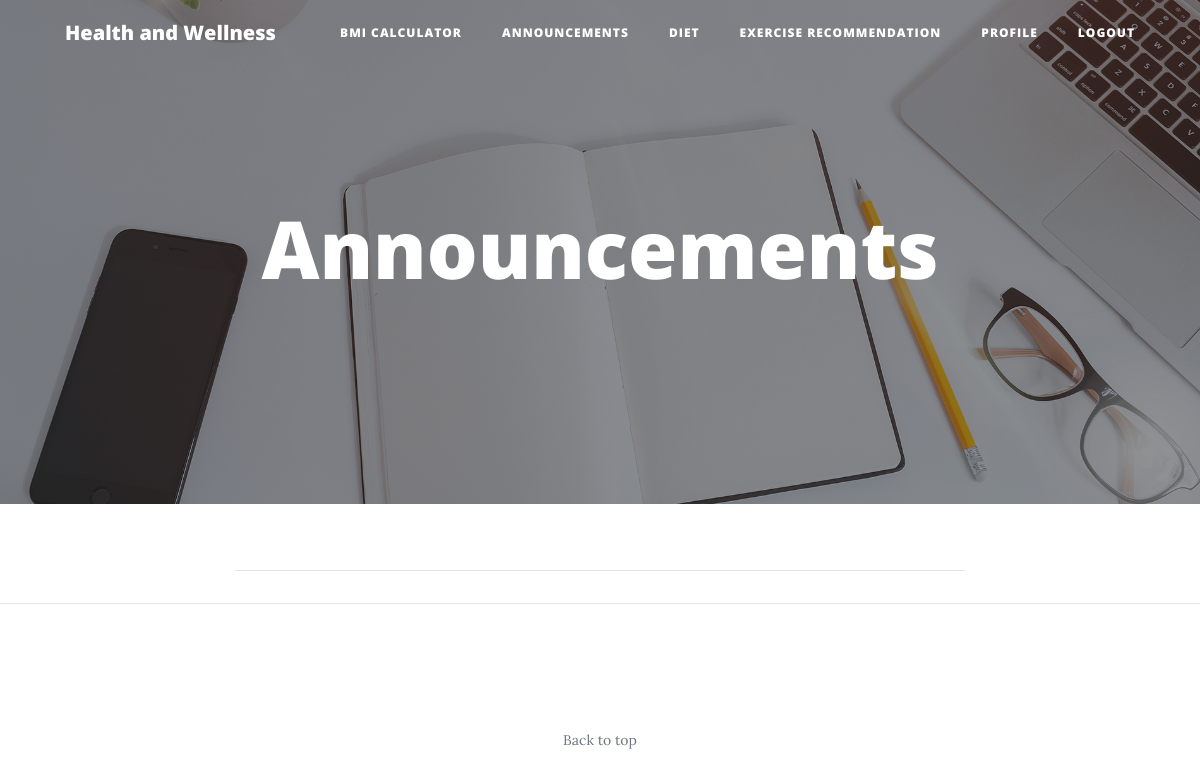
The page /announcementsuser.php on the database as committed earlier.
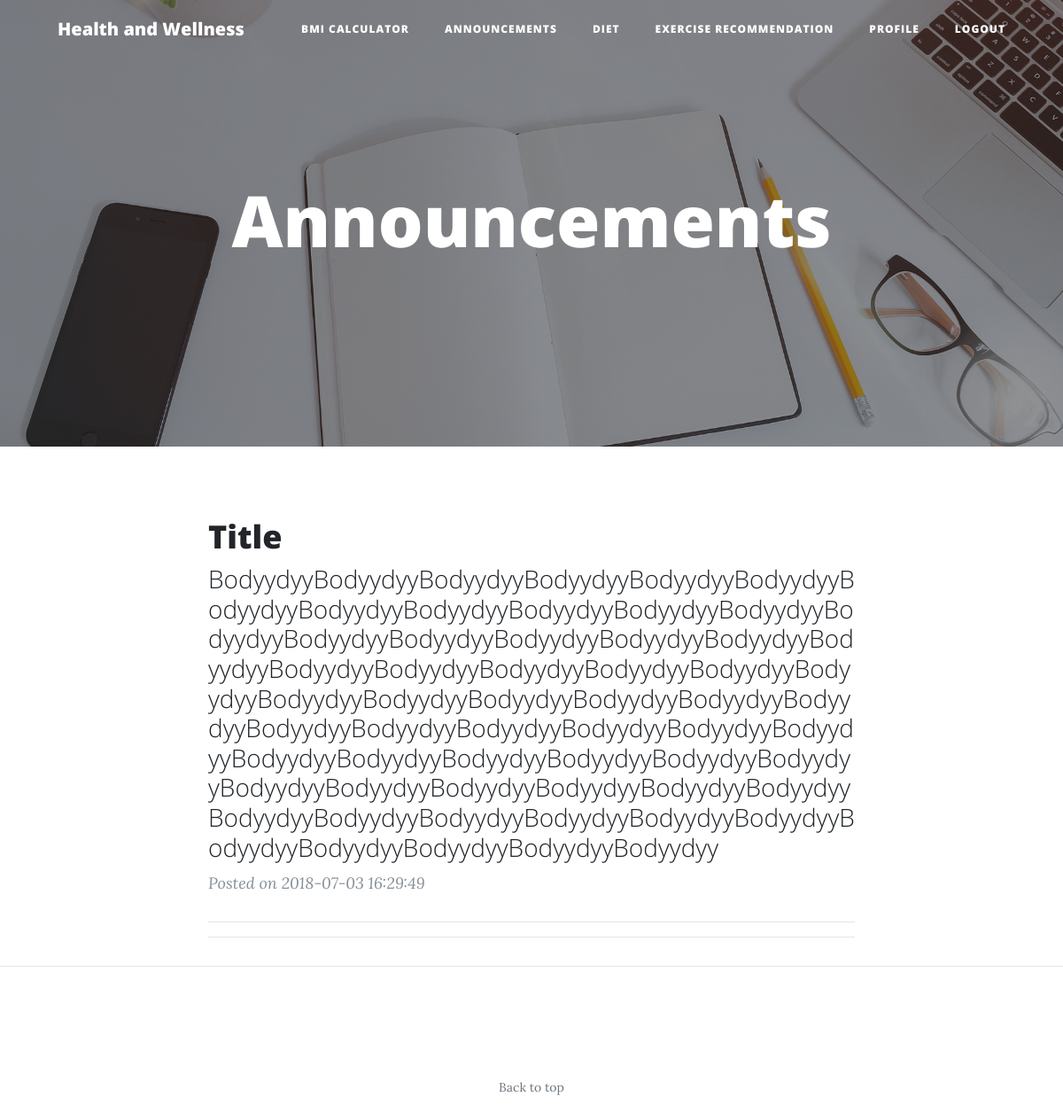
The same page on the database as committed later.
### tables this page shows
CREATE TABLE `announcements` (
  `a_id` int(11) NOT NULL,
  `title` varchar(255) NOT NULL,
  `body` varchar(2225) NOT NULL,
  `timesubmitted` varchar(255) NOT NULL,
  `activate` int(2) NOT NULL
);

### announcementsuser.php (the view, shortened to what this page needs)
<?php
  require_once('config.php');
?>
<!DOCTYPE html>
<html lang="en">
  <head>
    <link href="vendor/bootstrap/css/bootstrap.min.css" rel="stylesheet">
    <link href="vendor/font-awesome/css/font-awesome.min.css" rel="stylesheet" type="text/css">
    <link href="css/announcement.css" rel="stylesheet">
  </head>
  <body>
    <nav class="navbar navbar-expand-lg navbar-light fixed-top" id="mainNav">
      <div class="container">
        <a class="navbar-brand" href="index.html">Health and Wellness</a>
        <div class="collapse navbar-collapse" id="navbarResponsive">
          <ul class="navbar-nav ml-auto">
            <li class="nav-item ">
              <a class="nav-link" href="bmiCalc.php">BMI Calculator</a>
            </li>
            <li class="nav-item">
              <a class="nav-link" href="announcementsuser.php">Announcements</a>
            </li>
            <li class="nav-item ">
              <a class="nav-link" href="userdiet.php">Diet</a>
            </li>
            <li class="nav-item ">
              <a class="nav-link" href="exerciseRecommend.php">Exercise Recommendation</a>
            </li>
            <li class="nav-item active">
              <a class="nav-link" href="profile.php">Profile<span class="sr-only">(current)</span></a>
            </li>
            <li class="nav-item ">
              <a class="nav-link" href="userlogout.php">Logout</a>
            </li>
          </ul>
        </div>
      </div>
    </nav>
    <header class="masthead" style="background-image: url('img/home-bg.jpg')">
      <div class="overlay"></div>
      <div class="container">
        <div class="row">
          <div class="col-lg-8 col-md-10 mx-auto">
            <div class="site-heading">
              <h1>Announcements</h1>
            </div>
          </div>
        </div>
      </div>
    </header>
    <div class="container">
      <div class="row">
        <div class="col-lg-8 col-md-10 mx-auto contents">
          <?php
              $result = $con->query("SELECT * FROM announcements WHERE activate='1'");
              while($row = mysqli_fetch_array($result,MYSQLI_ASSOC)){
              echo
              '<div class="post-preview">
                  <a href="#">
                    <h2 class="post-title">
                       '.$row['title'].'
                    </h2>
                    <h3 class="post-subtitle">
                      '.$row['body'].'
                    </h3>
                  </a>
                  <p class="post-meta">Posted on '.$row['timesubmitted'].'</p>
                  </div><hr>';
      }
      ?>
          <hr>
        </div>
      </div>
    </div>
    <hr>
    <footer>
      <div class="container">
        <div class="row">
          <div class="col-lg-8 col-md-10 mx-auto">
            <ul class="list-inline text-center">
              <li class="list-inline-item">
                <a href="#">
              </li>
            </ul>
            <p class="copyright text-muted">Back to top</p>
          </div>
        </div>
      </div>
    </footer>
  </body>
</html>

### css/announcement.css (style rules this page uses)
body { font-size: 20px; color: #212529; font-family: 'Lora', 'Times New Roman', serif; }
p { line-height: 1.5; margin: 30px 0; }
h1, h2, h3, h4, h5, h6 { font-weight: 800; font-family: 'Open Sans', 'Helvetica Neue', Helvetica, Arial, sans-serif; }
a { color: #212529; -webkit-transition: all 0.2s; -moz-transition: all 0.2s; transition: all 0.2s; }
#mainNav { position: absolute; border-bottom: 1px solid #e9ecef; background-color: white; font-family: 'Open Sans', 'Helvetica Neue', Helvetica, Arial, sans-serif; }
#mainNav .navbar-brand { font-weight: 800; color: #343a40; }
#mainNav .navbar-nav > li.nav-item > a { font-size: 12px; font-weight: 800; letter-spacing: 1px; text-transform: uppercase; }
@media only screen and (min-width: 992px) { #mainNav { border-bottom: 1px solid transparent; background: transparent; } }
@media only screen and (min-width: 992px) { #mainNav .navbar-brand { padding: 10px 20px; color: #fff; } }
@media only screen and (min-width: 992px) { #mainNav .navbar-nav > li.nav-item > a { padding: 10px 20px; color: #fff; } }
@media only screen and (min-width: 992px) { #mainNav { -webkit-transition: background-color 0.2s; -moz-transition: background-color 0.2s; transition: background-color 0.2s; -webkit-transform: translate3d(0, 0, 0); -moz-transform: translate3d(0, 0, 0); -ms-transform: translate3d(0, 0, 0); -o-transform: translate3d(0, 0, 0); transform: translate3d(0, 0, 0); -webkit-backface-visibility: hidden; } }
header.masthead { margin-bottom: 50px; background: no-repeat center center; background-color: #868e96; background-attachment: scroll; position: relative; -webkit-background-size: cover; -moz-background-size: cover; -o-background-size: cover; background-size: cover; }
header.masthead .overlay { position: absolute; top: 0; left: 0; height: 100%; width: 100%; background-color: #212529; opacity: 0.5; }
header.masthead .page-heading, header.masthead .post-heading, header.masthead .site-heading { padding: 200px 0 150px; color: white; }
@media only screen and (min-width: 768px) { header.masthead .page-heading, header.masthead .post-heading, header.masthead .site-heading { padding: 200px 0; } }
header.masthead .page-heading, header.masthead .site-heading { text-align: center; }
header.masthead .page-heading h1, header.masthead .site-heading h1 { font-size: 50px; margin-top: 0; }
@media only screen and (min-width: 768px) { header.masthead .page-heading h1, header.masthead .site-heading h1 { font-size: 80px; } }
.post-preview > a { color: #212529; }
.post-preview > a > .post-title { font-size: 30px; margin-top: 30px; margin-bottom: 10px; }
.post-preview > a > .post-subtitle { font-weight: 300; margin: 0 0 10px; }
.post-preview > .post-meta { font-size: 18px; font-style: italic; margin-top: 0; color: #868e96; }
@media only screen and (min-width: 768px) { .post-preview > a > .post-title { font-size: 36px; } }
footer { padding: 50px 0 65px; }
footer .list-inline { margin: 0; padding: 0; }
footer .copyright { font-size: 14px; margin-bottom: 0; text-align: center; }
.contents h3 { word-wrap: break-word; }

Rows that differ between the two databases and show on the page:
now on this page (row edited): announcements: title "Title", body "BodyydyyBodyydyyBodyydyyBodyydyyBodyydyyBodyydyyBodyydyyBodyydyyBodyydyyBodyydyyBodyydyyBodyydyyBodyydyyBodyydyyBodyydyyBodyydyyBodyydyyBodyydyyBodyydyyBodyydyyBodyydyyBodyydyyBodyydyyBodyydyyBodyydyyBodyydyyBodyydyyBodyydyyBodyydyyBodyydyyBodyydyyBodyydyyBodyydyyBodyydyyBodyydyyBodyydyyBodyydyyBodyydyyBodyydyyBodyydyyBodyydyyBodyydyyBodyydyyBodyydyyBodyydyyBodyydyyBodyydyyBodyydyyBodyydyyBodyydyyBodyydyyBodyydyyBodyydyyBodyydyyBodyydyyBodyydyyBodyydyyBodyydyyBodyydyyBodyydyy", timesubmitted "2018-07-03 16:29:49"
